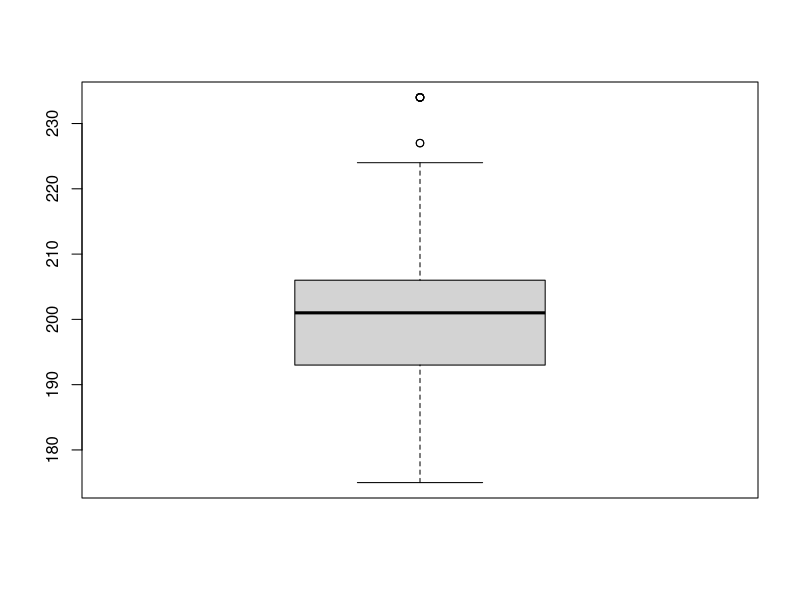
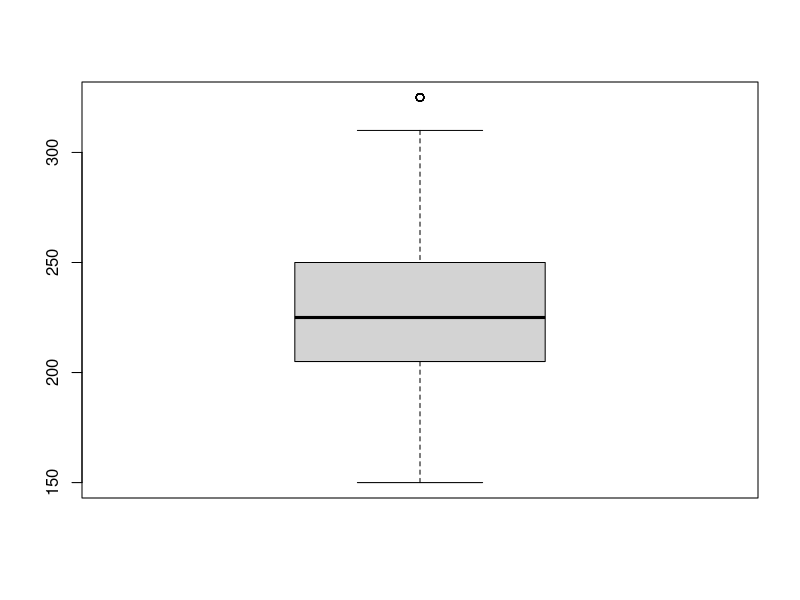
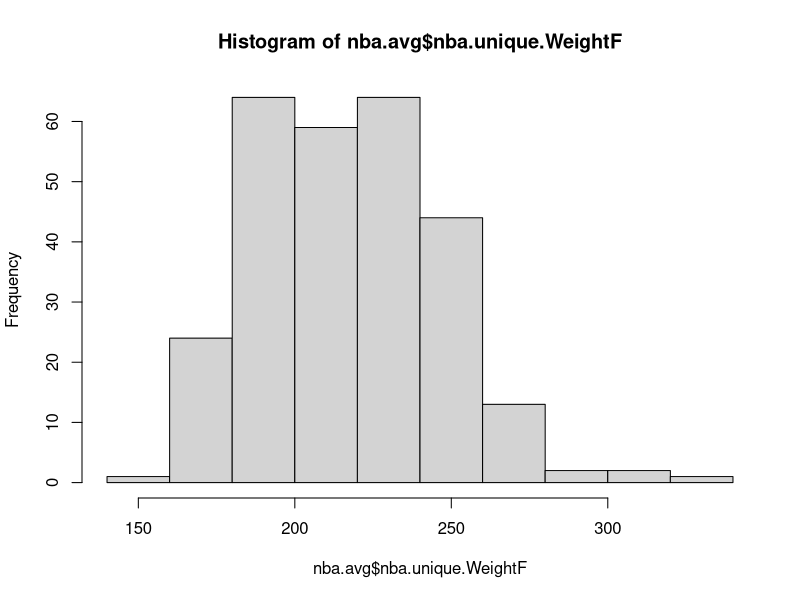
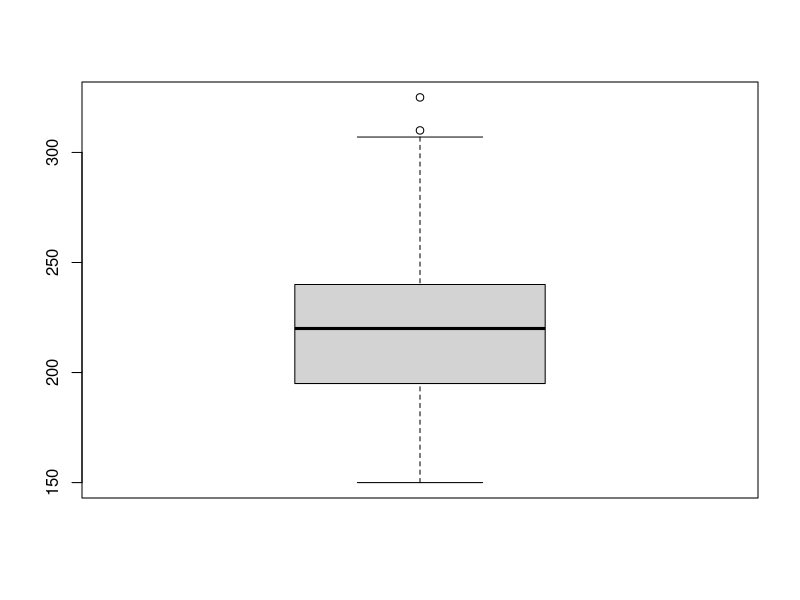
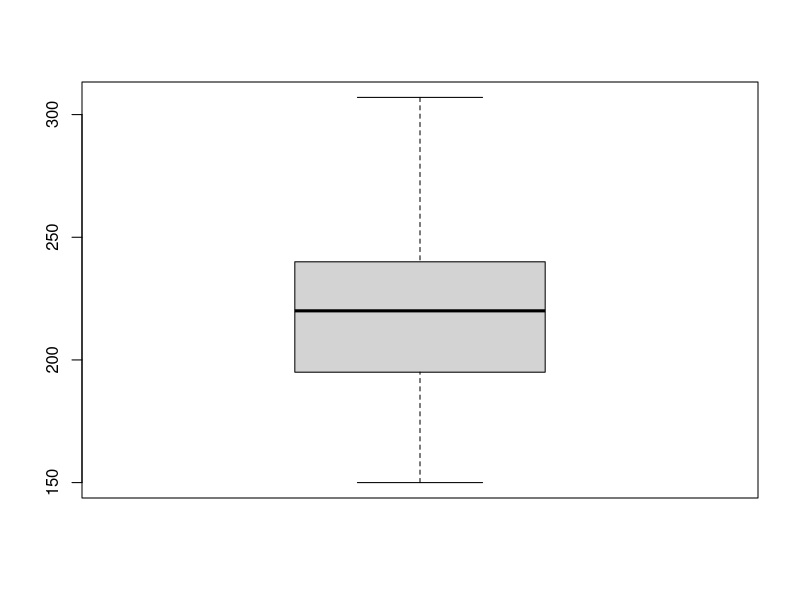
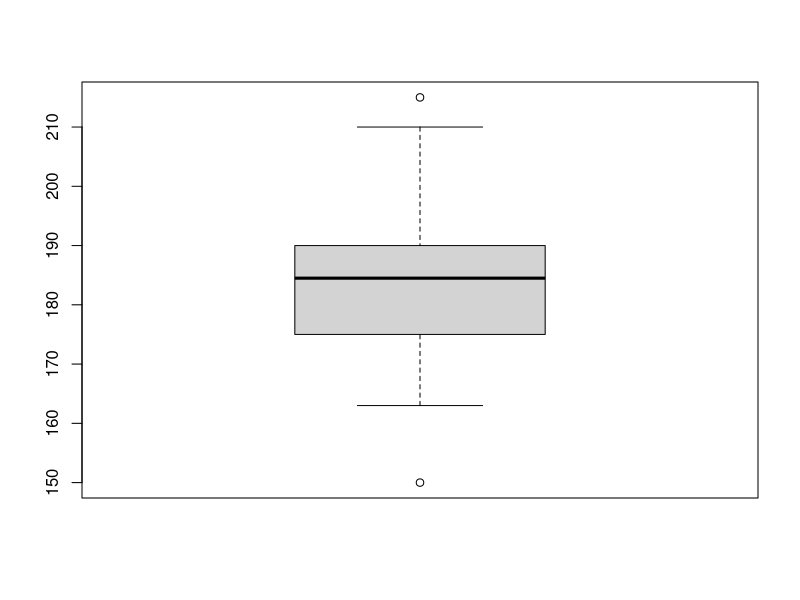
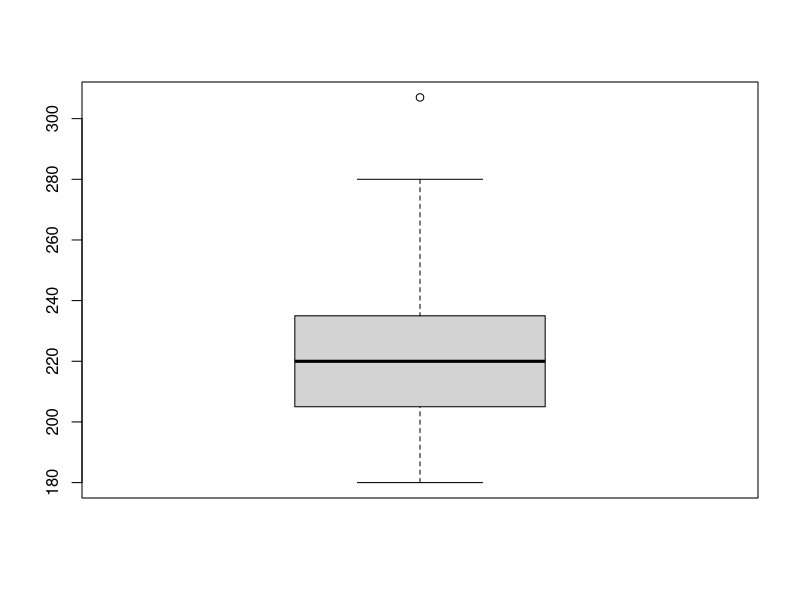
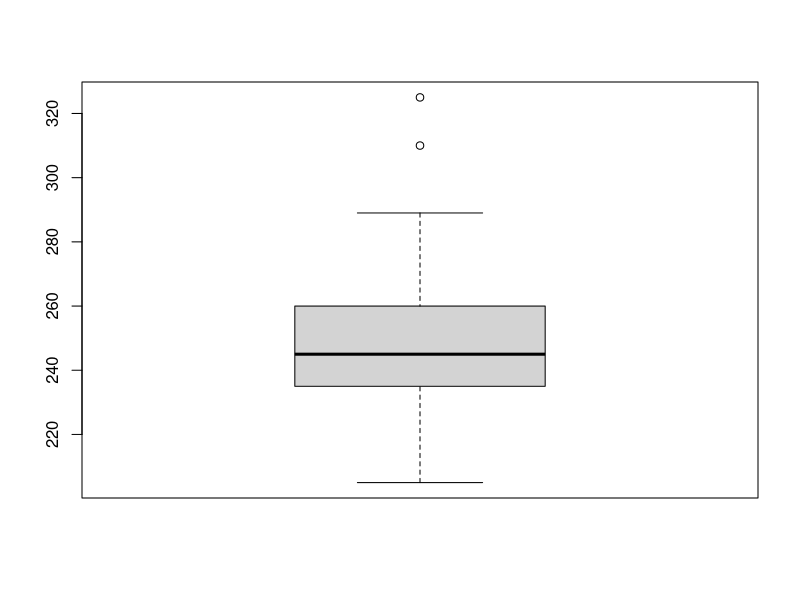

R code for these plots, in order:
## ---- chunk 1
knitr::opts_chunk$set(echo = TRUE)
## ---- chunk 2
nba <- read.csv("NBA_player_of_the_week.csv",header = TRUE, stringsAsFactors=FALSE)
## ---- chunk 3
nba_backup <- nba
## ---- chunk 4
class(nba)
## ---- chunk 5
str(nba)
## ---- chunk 6
head(nba)
## ---- chunk 7
ls(nba)
## ---- chunk 8
names(nba)
## ---- chunk 9
row.names(nba)
## ---- chunk 10
levels(nba$Conference)
table(nba$Conference)
## ---- chunk 11
conf<-(nba$Conference)
## ---- chunk 12
conf[conf==""] = NA
## ---- chunk 13
str(conf)
table(conf)
## ---- chunk 14
class(conf)
prop.table(table(conf))
## ---- chunk 15
table(conf)
## ---- chunk 16
nba$Conf <- conf
nba <- subset(nba,select = -Conference)
ls(nba)
## ---- chunk 17
str(nba)
## ---- chunk 18
colSums(nba=="",na.rm = T)
table(nba$Conf)
str(nba)
## ---- chunk 19
nba$Tiempo <- (nba$Season.short - nba$Draft.Year)
## ---- chunk 20
table(nba$Tiempo)
summary(nba$Tiempo)
## ---- chunk 21
table(nba$Height)
## ---- chunk 22
library(stringr) #Libreria para utilizar funciones de string (para buscar y remplazar)
table(nba$Height)
#Primero remplazo valores que están en pies por equivalente en cm
nba$Height[nba$Height=='5-10'] = "178cm"
nba$Height[nba$Height=='5-11'] = "180cm"
nba$Height[nba$Height=='5-9'] = "178cm"
nba$Height[nba$Height=='6-0'] = "183cm"
nba$Height[nba$Height=='6-1'] = "185cm"
nba$Height[nba$Height=='6-2'] = "188cm"
nba$Height[nba$Height=='6-3'] = "191cm"
nba$Height[nba$Height=='6-4'] = "193cm"
nba$Height[nba$Height=='6-5'] = "196cm"
nba$Height[nba$Height=='6-6'] = "198cm"
nba$Height[nba$Height=='6-7'] = "201cm"
nba$Height[nba$Height=='6-8'] = "203cm"
nba$Height[nba$Height=='6-9'] = "206cm"
nba$Height[nba$Height=='6-10'] = "208m"
nba$Height[nba$Height=='6-11'] = "209cm"
nba$Height[nba$Height=='7-0'] = "215cm"
nba$Height[nba$Height=='7-1'] = "218cm"
nba$Height[nba$Height=='7-2'] = "221cm"
nba$Height[nba$Height=='7-3'] = "224cm"
nba$Height[nba$Height=='7-4'] = "227cm"
nba$Height[nba$Height=='7-6'] = "234cm"
#Segundo elimino el caracter "cm"
nba$Height <- stringr::str_remove(nba$Height, 'cm')
#Tercero convierto la columna a numérico y genero estadísticas desciptiva y boxplot
nba$Height <- as.numeric(nba$Height)
table(nba$Height)
summary(nba$Height)
boxplot(nba$Height)
## ---- chunk 23
#Primero observando la composicion de la columna
table(nba$Weight)
#Segundo creo nueva columna con las observaciones que están en kg
nba$Peso_kg <- ifelse(grepl("kg",nba$Weight), nba$Weight, 0)
#Tercero creo otra columna donde remuevo el caracter kg
nba$Peso_kg_c <- stringr::str_remove(nba$Peso_kg, 'kg')
#Cuarto convierto los valores de kg a libras en nueva columna _WeightF_
nba$Peso_kg_c <- as.numeric(nba$Peso_kg_c)
nba$WeightF <- round((nba$Peso_kg_c)*2.205)
#Quinto sustituyo los valores de _WeightF_ == 0 por los originales en Weight (que están en libras)
nba$WeightF[nba$WeightF==0] = nba$Weight 
#Convierto en numérica y muestro estadísticas básicas
nba$WeightF <- as.numeric(nba$WeightF)
table(nba$WeightF)
summary(nba$WeightF)
boxplot(nba$WeightF)
#Finalmente elimino las columnas que ya no hacen falta
nba <- subset(nba,select = -c(Peso_kg, Peso_kg_c))
## ---- chunk 24
table(nba$Position)
nba$Forward <- ifelse(nba$Position=="C", "Center", "")
nba$Forward[nba$Position=="PF"] = "Power Forward"
nba$Forward[nba$Position=="SF"] = "Small Forward"
nba$Forward[nba$Position=="SG"] = "Shooting Guard"
nba$Forward[nba$Position=="PG"] = "Point Guard"
nba$Forward[nba$Position=="G"] = "Guard"
nba$Forward[nba$Position=="G-F"] = "Guard"
nba$Forward[nba$Position=="GF"] = "Guard"
nba$Forward[nba$Position=="F"] = "Forward"
nba$Forward[nba$Position=="F-C"] = "Forward"
nba$Forward[nba$Position=="FC"] = "Forward"
table(nba$Forward)
## ---- chunk 25
table(nba$Forward)
## ---- chunk 26
length(unique(nba$Team))
## ---- chunk 27
#Creando una nueva variable con datos de los equipos
team2 <- aggregate(data.frame(count = nba$Team), list(value = nba$Team), length)
#Ordenando de manera descendente
head(team2[order(-team2$count),], n = 5)
## ---- chunk 28
nba.unique <- nba[!duplicated(nba[,'Player']),]
str(nba.unique)
## ---- chunk 29
#Primero creo un subset con columnas _Height_ y _Player_
Altura <- data.frame(nba.unique$Height, nba.unique$Player)
#Seguno se orderna de manera ascendente por _Height_ y extraemos los primeros 10
head(Altura[order(Altura$nba.unique.Height),], n = 10)
## ---- chunk 30
#Ahora ordernamos por altura de manera descendente y extraemos los primeros 10
head(Altura[order(-Altura$nba.unique.Height),], n = 10)
## ---- chunk 31
#Primero creo nueva columna individual nba.avg con _WeightF_
nba.avg <- data.frame(nba.unique$WeightF)
str(nba.avg)
summary(nba.avg$nba.unique.WeightF)
hist(nba.avg$nba.unique.WeightF)
#Segundo calculo los quartiles para poder indentificar outliers
quantile(nba.avg$nba.unique.WeightF)
cuartiles <- quantile(nba.avg$nba.unique.WeightF)
Q1 <- cuartiles[2]
Q3 <- cuartiles[4]
IQR <- Q3 - Q1
nba.avg$outliers_w <- ifelse(nba.avg$nba.unique.WeightF>(Q3 + 1.5*IQR), 1, 0)
nba.avg$outliers_w[nba.avg$nba.unique.WeightF<(Q1 - 1.5*IQR)] = 1
table(nba.avg$outliers_w)
nba.avg <- nba.avg[!(nba.avg$outliers_w == 1),]
table(nba.avg$outliers_w)
## ---- chunk 32
boxplot(nba.unique$WeightF)
boxplot(nba.avg$nba.unique.WeightF)
## ---- chunk 33
summary(nba.unique$WeightF)
summary(nba.avg$nba.unique.WeightF)
## ---- chunk 34
#Primero creo nueva columna con el ranking de _Height_ en forma ascedente
nba.unique$Altura_rank <- NA
nba.unique$Altura_rank[order(nba.unique$Height)] <- 1:nrow(nba.unique)
#Segundo creo columna _Altura_ usando como referencia el ranking, según criterio
nba.unique$Altura <- ifelse(nba.unique$Altura_rank>50, "normal", "bajo")
nba.unique$Altura[nba.unique$Altura_rank>224] = "alto"
#Compruebo los datos
table(nba.unique$Altura)
## ---- chunk 35
#Primero creo nueva columna con el ranking de _WeightF_ en forma ascedente
nba.unique$Peso_rank <- NA
nba.unique$Peso_rank[order(nba.unique$WeightF)] <- 1:nrow(nba.unique)
#Segundo creo columna _pESI_ usando como referencia el ranking, según criterio
nba.unique$Peso <- ifelse(nba.unique$Peso_rank>50, "normal", "bajo")
nba.unique$Peso[nba.unique$Peso_rank>224] = "alto"
#Compruebo los datos
table(nba.unique$Peso)
## ---- chunk 36
mean(nba.unique$WeightF[nba.unique$Altura == 'bajo'])
sd(nba.unique$WeightF[nba.unique$Altura == 'bajo'])
mean(nba.unique$WeightF[nba.unique$Altura == 'normal'])
sd(nba.unique$WeightF[nba.unique$Altura == 'normal'])
mean(nba.unique$WeightF[nba.unique$Altura == 'alto'])
sd(nba.unique$WeightF[nba.unique$Altura == 'alto'])
## ---- chunk 37
boxplot(nba.unique$WeightF[nba.unique$Altura == 'bajo'])
boxplot(nba.unique$WeightF[nba.unique$Altura == 'normal'])
boxplot(nba.unique$WeightF[nba.unique$Altura == 'alto'])
## ---- chunk 38
#Primero creo una columna dummy que tome 1 si las condiciones se cumplen
nba.unique$Subset1 <- ifelse((nba.unique$Altura=="normal" & nba.unique$Peso=='alto'), 1, 0)
#Segundo creo nueva df con las columnas implicadas
Subset1 <- data.frame(nba.unique$Player, nba.unique$Altura, nba.unique$Peso, nba.unique$Subset1)

#Tercero elimino observaciones donde condiciones no se cumplen
Subset1 <- Subset1[!(Subset1$nba.unique.Subset1 == 0),]

#Cuarto se orderna de manera ascendente por _player_ 
head(Subset1[order(Subset1$nba.unique.Player),], n = 50)

## ---- chunk 39
dataset <- nba
#Repitiendo los pasos de Altura
dataset$Altura_rank <- NA
dataset$Altura_rank[order(dataset$Height)] <- 1:nrow(dataset)
dataset$Altura <- ifelse(dataset$Altura_rank>50, "normal", "bajo")
dataset$Altura[dataset$Altura_rank>(nrow(dataset)-50)] = "alto"
table(dataset$Altura)

#Repitiendo los pasos de Peso
dataset$Peso_rank <- NA
dataset$Peso_rank[order(dataset$Weight)] <- 1:nrow(dataset)
dataset$Peso <- ifelse(dataset$Peso_rank>50, "normal", "bajo")
dataset$Peso[dataset$Peso_rank>(nrow(dataset)-50)] = "alto"
table(dataset$Peso)

## ---- chunk 40
dataset2 <- subset(dataset, select = -c(Season, Real_value))
## ---- chunk 41
colSums(is.na(dataset2))
datos.limpio <- na.omit(dataset2)
str(datos.limpio)
colSums(is.na(datos.limpio))
## ---- chunk 42
#install.packages(caTools)
require(caTools) # para el train-test utilizamos la libreia(caTools)

#m <- short nrw (now (X)* 0.70)
#set.seed (1,2,3)
#train <- X[muestra]
#test <- X[-muestra]
## ---- chunk 43

## ---- chunk 44
